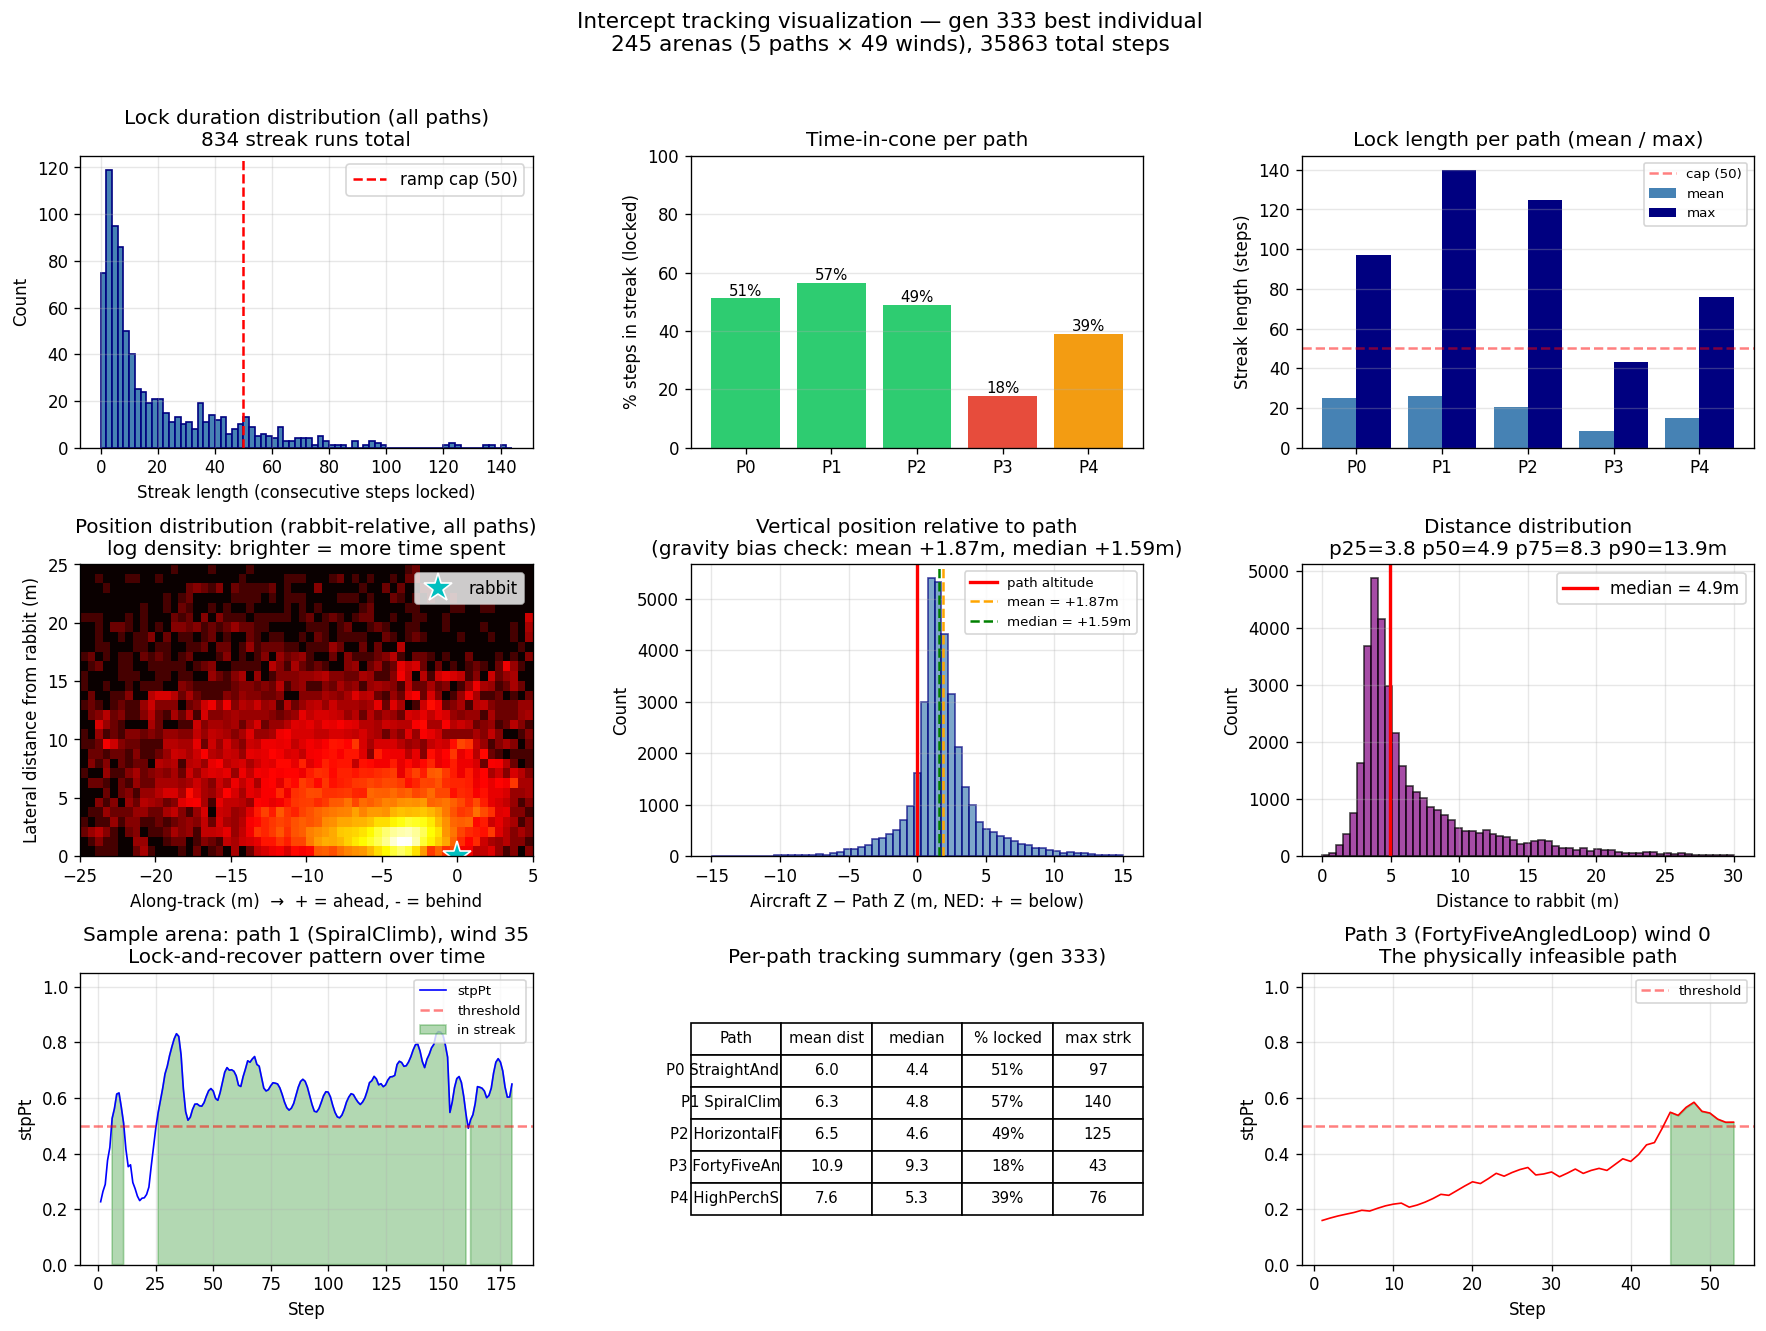

Here is the Python script that generated this plot:
#!/usr/bin/env python3
"""
Intercept tracking visualization for the final-gen NN.

Reads data.dat for the latest scenario ID (best individual at gen N) and
produces a multi-panel plot showing:

1. Lock duration histogram — distribution of streak lengths achieved
2. Time-in-cone fraction per path — % of steps inside streak threshold
3. Along/lateral position scatter — where the aircraft tracks (relative to rabbit)
4. Z position relative to path — gravity bias check (above vs below)
5. Lock-and-recover behavior — streak vs gap pattern over time
6. Per-path summary table — score, mean dist, mean strk

This shows "when this thing is tried, how close will we be?"
"""

import sys
import os
import numpy as np
import matplotlib.pyplot as plt
from collections import defaultdict


# Column indices in data.dat (1-based per header inspection)
# Header: Scn Bake Pth/Wnd:Step:  Time Idx  dPh-9..ds+5 dd/dt qw qx qy qz vel gyrP gyrQ gyrR outPt outRl outTh pathX pathY pathZ X Y Z vxBdy vyBdy vzBdy dhome dist along rabVl stpPt mult rampSc
COL_PWS = 2  # 0-based: "ppp/wwww:ssss:" — field 3 in awk
COL_X = 38   # 0-based: aircraft virtual X
COL_Y = 39
COL_Z = 40
COL_PATH_X = 35
COL_PATH_Y = 36
COL_PATH_Z = 37
COL_DIST = 45
COL_ALONG = 46
COL_STPPT = 48
COL_MULT = 49

DATA_FILE = '/home/gmcnutt/autoc/data.dat'
OUT_PATH = '/home/gmcnutt/autoc/specs/022-tracking-cone-fitness/intercept_visualization.png'
STREAK_THRESHOLD = 0.5

PATH_NAMES = ['StraightAndLevel', 'SpiralClimb', 'HorizontalFigureEight',
              'FortyFiveAngledLoop', 'HighPerchSplitS']


def load_latest_scenario():
    """Load only the latest scenario ID's rows (last training generation logged)."""
    print(f"Reading {DATA_FILE} (~5GB) — finding latest scn ID...")

    # First pass: find the maximum scn ID (lexicographic max == numeric max for fixed-width)
    max_scn = None
    with open(DATA_FILE, 'r') as f:
        # Skip header
        next(f)
        for line in f:
            parts = line.split()
            if len(parts) < 2 or not parts[0][0].isdigit():
                continue
            scn = parts[0]
            if max_scn is None or scn > max_scn:
                max_scn = scn

    print(f"Latest scn ID: {max_scn}")

    # Second pass: collect rows for that scn
    rows = []
    with open(DATA_FILE, 'r') as f:
        next(f)  # skip header
        for line in f:
            parts = line.split()
            if len(parts) < 50 or parts[0] != max_scn:
                continue
            rows.append(parts)

    print(f"Loaded {len(rows)} rows for scenario {max_scn}")
    return max_scn, rows


def parse_pws(pws_field):
    """Parse 'ppp/wwww:ssss:' into (path, wind, step)."""
    # Format: "000/00:0001:"
    pws = pws_field.rstrip(':')
    path_str, rest = pws.split('/', 1)
    wind_str, step_str = rest.split(':', 1)
    return int(path_str), int(wind_str), int(step_str)


def main():
    max_scn, rows = load_latest_scenario()

    # Per-arena (path, wind) buckets
    arenas = defaultdict(list)  # (path, wind) -> list of step records
    for r in rows:
        try:
            path, wind, step = parse_pws(r[COL_PWS])
        except (ValueError, IndexError):
            continue
        record = {
            'step': step,
            'x': float(r[COL_X]),
            'y': float(r[COL_Y]),
            'z': float(r[COL_Z]),
            'path_x': float(r[COL_PATH_X]),
            'path_y': float(r[COL_PATH_Y]),
            'path_z': float(r[COL_PATH_Z]),
            'dist': float(r[COL_DIST]),
            'along': float(r[COL_ALONG]),
            'stpPt': float(r[COL_STPPT]),
            'mult': float(r[COL_MULT]),
        }
        arenas[(path, wind)].append(record)

    print(f"Parsed {len(arenas)} arenas")

    # ========================================================================
    # Compute per-arena and per-path statistics
    # ========================================================================
    per_path_stats = defaultdict(lambda: {
        'dist': [], 'along': [], 'lateral': [], 'z_offset': [],
        'stpPt': [], 'mult': [], 'in_streak': 0, 'total': 0,
        'streak_runs': [], 'arena_count': 0,
    })

    all_streak_lengths = []  # Across everything
    per_path_streak_lengths = defaultdict(list)

    for (path, wind), recs in arenas.items():
        per_path_stats[path]['arena_count'] += 1

        # Walk this arena, computing per-step quantities and tracking streak runs
        current_streak = 0
        for r in recs:
            # Lateral component: dist² = along² + lateral², so lateral = sqrt(dist² - along²)
            lat_sq = max(0, r['dist'] ** 2 - r['along'] ** 2)
            lateral = np.sqrt(lat_sq)
            # Aircraft Z minus path Z (positive = below path in NED)
            z_off = r['z'] - r['path_z']

            per_path_stats[path]['dist'].append(r['dist'])
            per_path_stats[path]['along'].append(r['along'])
            per_path_stats[path]['lateral'].append(lateral)
            per_path_stats[path]['z_offset'].append(z_off)
            per_path_stats[path]['stpPt'].append(r['stpPt'])
            per_path_stats[path]['mult'].append(r['mult'])
            per_path_stats[path]['total'] += 1

            # Streak detection: stpPt >= threshold
            if r['stpPt'] >= STREAK_THRESHOLD:
                current_streak += 1
                per_path_stats[path]['in_streak'] += 1
            else:
                if current_streak > 0:
                    per_path_stats[path]['streak_runs'].append(current_streak)
                    per_path_streak_lengths[path].append(current_streak)
                    all_streak_lengths.append(current_streak)
                current_streak = 0
        # End-of-arena streak
        if current_streak > 0:
            per_path_stats[path]['streak_runs'].append(current_streak)
            per_path_streak_lengths[path].append(current_streak)
            all_streak_lengths.append(current_streak)

    # ========================================================================
    # Build the figure
    # ========================================================================
    fig = plt.figure(figsize=(18, 12))
    gs = fig.add_gridspec(3, 3, hspace=0.4, wspace=0.35)

    # ----------------------------------------------------------------
    # Panel 1 (top-left): Lock duration histogram across all paths
    # ----------------------------------------------------------------
    ax1 = fig.add_subplot(gs[0, 0])
    if all_streak_lengths:
        bins = np.arange(0, max(50, max(all_streak_lengths)) + 5, 2)
        ax1.hist(all_streak_lengths, bins=bins, color='steelblue', edgecolor='navy')
        ax1.axvline(50, color='red', linestyle='--', label='ramp cap (50)')
        ax1.set_xlabel('Streak length (consecutive steps locked)')
        ax1.set_ylabel('Count')
        ax1.set_title(f'Lock duration distribution (all paths)\n{len(all_streak_lengths)} streak runs total')
        ax1.legend()
        ax1.grid(alpha=0.3)

    # ----------------------------------------------------------------
    # Panel 2 (top-middle): Time-in-cone per path
    # ----------------------------------------------------------------
    ax2 = fig.add_subplot(gs[0, 1])
    paths_sorted = sorted(per_path_stats.keys())
    pct_in_streak = [per_path_stats[p]['in_streak'] / per_path_stats[p]['total'] * 100
                      for p in paths_sorted]
    colors = ['#2ecc71' if pct > 40 else ('#f39c12' if pct > 20 else '#e74c3c')
              for pct in pct_in_streak]
    bars = ax2.bar([f'P{p}' for p in paths_sorted], pct_in_streak, color=colors)
    for bar, pct in zip(bars, pct_in_streak):
        ax2.text(bar.get_x() + bar.get_width()/2, bar.get_height() + 1,
                 f'{pct:.0f}%', ha='center', fontsize=9)
    ax2.set_ylabel('% steps in streak (locked)')
    ax2.set_title('Time-in-cone per path')
    ax2.set_ylim(0, 100)
    ax2.grid(alpha=0.3, axis='y')

    # ----------------------------------------------------------------
    # Panel 3 (top-right): Mean lock length per path
    # ----------------------------------------------------------------
    ax3 = fig.add_subplot(gs[0, 2])
    mean_lock = [np.mean(per_path_streak_lengths[p]) if per_path_streak_lengths[p] else 0
                 for p in paths_sorted]
    max_lock = [max(per_path_streak_lengths[p]) if per_path_streak_lengths[p] else 0
                for p in paths_sorted]
    x_pos = np.arange(len(paths_sorted))
    ax3.bar(x_pos - 0.2, mean_lock, 0.4, label='mean', color='steelblue')
    ax3.bar(x_pos + 0.2, max_lock, 0.4, label='max', color='navy')
    ax3.axhline(50, color='red', linestyle='--', alpha=0.5, label='cap (50)')
    ax3.set_xticks(x_pos)
    ax3.set_xticklabels([f'P{p}' for p in paths_sorted])
    ax3.set_ylabel('Streak length (steps)')
    ax3.set_title('Lock length per path (mean / max)')
    ax3.legend(fontsize=8)
    ax3.grid(alpha=0.3, axis='y')

    # ----------------------------------------------------------------
    # Panel 4 (middle-left): Along vs lateral scatter — where the craft sits
    # ----------------------------------------------------------------
    ax4 = fig.add_subplot(gs[1, 0])
    # Aggregate across all paths, color by stpPt
    all_along = []
    all_lat = []
    all_stppt = []
    for p in paths_sorted:
        # Skip path 3 if you want clean signal — keep all for honest picture
        all_along.extend(per_path_stats[p]['along'])
        all_lat.extend(per_path_stats[p]['lateral'])
        all_stppt.extend(per_path_stats[p]['stpPt'])
    all_along = np.array(all_along)
    all_lat = np.array(all_lat)
    all_stppt = np.array(all_stppt)

    # 2D histogram for density
    h, xedges, yedges = np.histogram2d(all_along, all_lat, bins=[60, 30],
                                        range=[[-25, 5], [0, 25]])
    extent = [xedges[0], xedges[-1], yedges[0], yedges[-1]]
    ax4.imshow(np.log10(h.T + 1), extent=extent, origin='lower', aspect='auto',
               cmap='hot')
    # Mark rabbit position
    ax4.plot(0, 0, 'c*', markersize=18, markeredgecolor='white', label='rabbit')
    # Streak threshold contour (-7m back along axis or 5m lateral approx)
    ax4.set_xlabel('Along-track (m)  →  + = ahead, - = behind')
    ax4.set_ylabel('Lateral distance from rabbit (m)')
    ax4.set_title('Position distribution (rabbit-relative, all paths)\nlog density: brighter = more time spent')
    ax4.legend(loc='upper right')
    ax4.set_xlim(-25, 5)
    ax4.set_ylim(0, 25)

    # ----------------------------------------------------------------
    # Panel 5 (middle-mid): Z position relative to path — gravity bias check
    # ----------------------------------------------------------------
    ax5 = fig.add_subplot(gs[1, 1])
    all_z_off = []
    for p in paths_sorted:
        all_z_off.extend(per_path_stats[p]['z_offset'])
    all_z_off = np.array(all_z_off)

    # Aircraft Z - Path Z (NED): positive = aircraft below path, negative = above
    bins = np.linspace(-15, 15, 60)
    ax5.hist(all_z_off, bins=bins, color='steelblue', edgecolor='navy', alpha=0.7)
    ax5.axvline(0, color='red', linewidth=2, label='path altitude')
    mean_z = np.mean(all_z_off)
    median_z = np.median(all_z_off)
    ax5.axvline(mean_z, color='orange', linestyle='--', label=f'mean = {mean_z:+.2f}m')
    ax5.axvline(median_z, color='green', linestyle='--', label=f'median = {median_z:+.2f}m')
    ax5.set_xlabel('Aircraft Z − Path Z (m, NED: + = below)')
    ax5.set_ylabel('Count')
    ax5.set_title(f'Vertical position relative to path\n(gravity bias check: mean {mean_z:+.2f}m, median {median_z:+.2f}m)')
    ax5.legend(fontsize=8)
    ax5.grid(alpha=0.3)

    # ----------------------------------------------------------------
    # Panel 6 (middle-right): Distance to rabbit histogram
    # ----------------------------------------------------------------
    ax6 = fig.add_subplot(gs[1, 2])
    all_dist = []
    for p in paths_sorted:
        all_dist.extend(per_path_stats[p]['dist'])
    all_dist = np.array(all_dist)
    bins = np.linspace(0, 30, 60)
    ax6.hist(all_dist, bins=bins, color='purple', edgecolor='black', alpha=0.7)
    median_d = np.median(all_dist)
    p25, p50, p75, p90 = np.percentile(all_dist, [25, 50, 75, 90])
    ax6.axvline(median_d, color='red', linewidth=2, label=f'median = {median_d:.1f}m')
    ax6.set_xlabel('Distance to rabbit (m)')
    ax6.set_ylabel('Count')
    ax6.set_title(f'Distance distribution\np25={p25:.1f} p50={p50:.1f} p75={p75:.1f} p90={p90:.1f}m')
    ax6.legend()
    ax6.grid(alpha=0.3)

    # ----------------------------------------------------------------
    # Panel 7 (bottom-left): Sample arena trajectory (one of the better ones)
    # ----------------------------------------------------------------
    ax7 = fig.add_subplot(gs[2, 0])
    # Pick the best arena from path 1 (Spiral, usually clean)
    best_arena = None
    best_score = -1
    for (path, wind), recs in arenas.items():
        if path != 1:
            continue
        score = sum(r['stpPt'] for r in recs)
        if score > best_score:
            best_score = score
            best_arena = (path, wind, recs)
    if best_arena:
        path, wind, recs = best_arena
        steps = [r['step'] for r in recs]
        ax7.plot(steps, [r['stpPt'] for r in recs], 'b-', linewidth=1, label='stpPt')
        ax7.axhline(STREAK_THRESHOLD, color='red', linestyle='--', alpha=0.5, label='threshold')
        ax7.fill_between(steps, 0, [r['stpPt'] for r in recs],
                          where=[r['stpPt'] >= STREAK_THRESHOLD for r in recs],
                          alpha=0.3, color='green', label='in streak')
        ax7.set_xlabel('Step')
        ax7.set_ylabel('stpPt')
        ax7.set_title(f'Sample arena: path {path} ({PATH_NAMES[path]}), wind {wind}\nLock-and-recover pattern over time')
        ax7.set_ylim(0, 1.05)
        ax7.legend(fontsize=8, loc='upper right')
        ax7.grid(alpha=0.3)

    # ----------------------------------------------------------------
    # Panel 8 (bottom-mid): Per-path summary table
    # ----------------------------------------------------------------
    ax8 = fig.add_subplot(gs[2, 1])
    ax8.axis('off')
    table_data = []
    for p in paths_sorted:
        s = per_path_stats[p]
        if s['total'] == 0:
            continue
        mean_d = np.mean(s['dist'])
        med_d = np.median(s['dist'])
        pct = s['in_streak'] / s['total'] * 100
        max_l = max(per_path_streak_lengths[p]) if per_path_streak_lengths[p] else 0
        table_data.append([
            f'P{p} {PATH_NAMES[p][:14]}',
            f'{mean_d:.1f}',
            f'{med_d:.1f}',
            f'{pct:.0f}%',
            f'{max_l}',
        ])
    table = ax8.table(
        cellText=table_data,
        colLabels=['Path', 'mean dist', 'median', '% locked', 'max strk'],
        loc='center',
        cellLoc='center',
    )
    table.auto_set_font_size(False)
    table.set_fontsize(9)
    table.scale(1, 1.6)
    ax8.set_title(f'Per-path tracking summary (gen {int(max_scn[3:])})')

    # ----------------------------------------------------------------
    # Panel 9 (bottom-right): Path-3 (impossible) sample for comparison
    # ----------------------------------------------------------------
    ax9 = fig.add_subplot(gs[2, 2])
    p3_arena = None
    for (path, wind), recs in arenas.items():
        if path == 3 and wind == 0:
            p3_arena = (path, wind, recs)
            break
    if p3_arena:
        path, wind, recs = p3_arena
        steps = [r['step'] for r in recs]
        ax9.plot(steps, [r['stpPt'] for r in recs], 'r-', linewidth=1)
        ax9.axhline(STREAK_THRESHOLD, color='red', linestyle='--', alpha=0.5, label='threshold')
        ax9.fill_between(steps, 0, [r['stpPt'] for r in recs],
                          where=[r['stpPt'] >= STREAK_THRESHOLD for r in recs],
                          alpha=0.3, color='green')
        ax9.set_xlabel('Step')
        ax9.set_ylabel('stpPt')
        ax9.set_title(f'Path 3 ({PATH_NAMES[3]}) wind 0\nThe physically infeasible path')
        ax9.set_ylim(0, 1.05)
        ax9.legend(fontsize=8, loc='upper right')
        ax9.grid(alpha=0.3)

    fig.suptitle(f'Intercept tracking visualization — gen {int(max_scn[3:])} best individual\n'
                 f'{len(arenas)} arenas (5 paths × 49 winds), {sum(s["total"] for s in per_path_stats.values())} total steps',
                 fontsize=13)
    plt.savefig(OUT_PATH, dpi=120, bbox_inches='tight')
    print(f"Saved: {OUT_PATH}")

    # Print summary for terminal
    print()
    print("=" * 70)
    print("OVERALL TRACKING QUALITY")
    print("=" * 70)
    total_steps = sum(s['total'] for s in per_path_stats.values())
    total_locked = sum(s['in_streak'] for s in per_path_stats.values())
    print(f"Total steps logged: {total_steps}")
    print(f"Steps in streak:    {total_locked} ({total_locked*100/total_steps:.1f}%)")
    print(f"Streak runs:        {len(all_streak_lengths)}")
    print(f"Mean streak length: {np.mean(all_streak_lengths):.1f}")
    print(f"Max streak length:  {max(all_streak_lengths)}")
    print()
    print(f"Distance to rabbit: median={np.median(all_dist):.1f}m, mean={np.mean(all_dist):.1f}m")
    print(f"  p25={np.percentile(all_dist, 25):.1f}  p50={np.percentile(all_dist, 50):.1f}  "
          f"p75={np.percentile(all_dist, 75):.1f}  p90={np.percentile(all_dist, 90):.1f}")
    print()
    print(f"Z position (aircraft − path, NED + = below):")
    print(f"  median={np.median(all_z_off):+.2f}m  mean={np.mean(all_z_off):+.2f}m  std={np.std(all_z_off):.2f}m")


if __name__ == '__main__':
    main()
